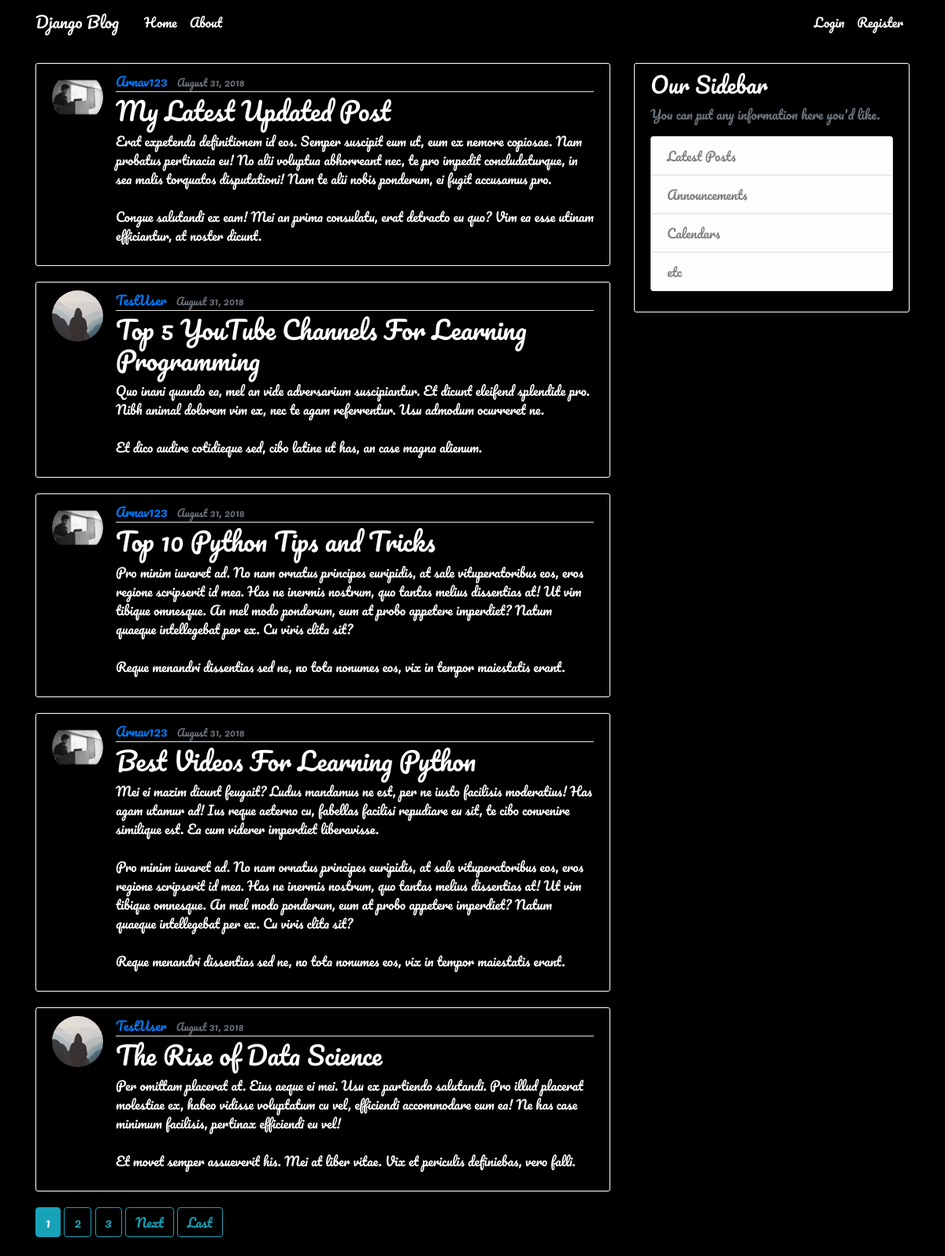
The page / on the database its author committed.
### blog/models.py (models this page shows, shortened)
class Post(models.Model):
    title = models.CharField(max_length=100)
    content = models.TextField()
    date_posted = models.DateTimeField(default=timezone.now)
    author = models.ForeignKey(User, on_delete=models.CASCADE)

### users/models.py (models this page shows, shortened)
class Profile(models.Model):
    user = models.OneToOneField(User, on_delete=models.CASCADE)
    image = models.ImageField(default='default.jpg', upload_to='profile_pics')

### blog/views.py (the view)
# urls.py: path('', PostListView.as_view(), name='blog-home'),
class PostListView(ListView):
    model = Post
    template_name = 'blog/home.html'  # <app>/<model>_<viewtype>.html
    context_object_name = 'posts'
    ordering = ['-date_posted']
    paginate_by = 5

### blog/templates/blog/home.html (shortened to what this page needs)
{% extends "blog/base.html" %}
{% block content %}
    {% for post in posts %}
        <article class="media content-section">
          <img class="rounded-circle article-img" src="{{ post.author.profile.image.url }}">
          <div class="media-body">
            <div class="article-metadata">
              <a class="mr-2" href="{% url 'user-posts' post.author.username %}">{{ post.author }}</a>
              <small class="text-muted">{{ post.date_posted|date:"F d, Y" }}</small>
            </div>
            <h2><a class="article-title" href="{% url 'post-detail' post.id %}">{{ post.title }}</a></h2>
            <p class="article-content">{{ post.content }}</p>
          </div>
        </article>
    {% endfor %}
    {% if is_paginated %}
      {% for num in page_obj.paginator.page_range %}
        {% if page_obj.number == num %}
          <a class="btn btn-info mb-4" href="?page={{ num }}">{{ num }}</a>
        {% elif num > page_obj.number|add:'-3' and num < page_obj.number|add:'3' %}
          <a class="btn btn-outline-info mb-4" href="?page={{ num }}">{{ num }}</a>
        {% endif %}
      {% endfor %}
      {% if page_obj.has_next %}
        <a class="btn btn-outline-info mb-4" href="?page={{ page_obj.next_page_number }}">Next</a>
        <a class="btn btn-outline-info mb-4" href="?page={{ page_obj.paginator.num_pages }}">Last</a>
      {% endif %}
    {% endif %}
{% endblock content %}

### blog/templates/blog/base.html (shortened to what this page needs)
{% load static %}
<!DOCTYPE html>
<html>
<head>
    <link rel="stylesheet" href="https://maxcdn.bootstrapcdn.com/bootstrap/4.0.0/css/bootstrap.min.css">
    <link rel="stylesheet" type="text/css" href="{% static 'blog/main.css' %}">
</head>
<body>
    <header class="site-header">
      <nav class="navbar navbar-expand-md navbar-dark bg-steel fixed-top">
        <div class="container">
          <a class="navbar-brand mr-4" href="{% url 'blog-home' %}">Django Blog</a>
          <div class="collapse navbar-collapse" id="navbarToggle">
            <div class="navbar-nav mr-auto">
              <a class="nav-item nav-link" href="{% url 'blog-home' %}">Home</a>
              <a class="nav-item nav-link" href="{% url 'blog-about' %}">About</a>
            </div>
            <div class="navbar-nav">
              {% if user.is_authenticated %}
                <a class="nav-item nav-link" href="{% url 'post-create' %}">New Post</a>
                <a class="nav-item nav-link" href="{% url 'profile' %}">Profile</a>
                <a class="nav-item nav-link" href="{% url 'logout' %}">Logout</a>
              {% else %}
                <a class="nav-item nav-link" href="{% url 'login' %}">Login</a>
                <a class="nav-item nav-link" href="{% url 'register' %}">Register</a>
              {% endif %}
            </div>
          </div>
        </div>
      </nav>
    </header>
    <main role="main" class="container">
      <div class="row">
        <div class="col-md-8">
          {% block content %}{% endblock %}
        </div>
        <div class="col-md-4">
          <div class="content-section">
            <h3>Our Sidebar</h3>
            <p class='text-muted'>You can put any information here you'd like.
              <ul class="list-group">
                <li class="list-group-item list-group-item-light">Latest Posts</li>
                <li class="list-group-item list-group-item-light">Announcements</li>
                <li class="list-group-item list-group-item-light">Calendars</li>
                <li class="list-group-item list-group-item-light">etc</li>
              </ul>
            </p>
          </div>
        </div>
      </div>
    </main>
</body>
</html>

### blog/static/blog/main.css (style rules this page uses)
body { background: #000000; color: #ffffff; margin-top: 5rem; font-family: 'Pacifico', cursive; }
h1, h2, h3, h4, h5, h6 { color: #ffffff; font-family: 'Pacifico', cursive; color: #ffffff; }
ul { margin: 0; font-family: 'Pacifico', cursive; }
.bg-steel { background-color: #000000; font-family: 'Pacifico', cursive; }
.site-header .navbar-nav .nav-link { color: #ffffff; font-family: 'Pacifico', cursive; }
.content-section { background: #000000; padding: 10px 20px; border: 1px solid #ffffff; border-radius: 3px; margin-bottom: 20px; font-family: 'Pacifico', cursive; }
.article-title { color: #ffffff; font-family: 'Pacifico', cursive; }
.article-content { white-space: pre-line; font-family: 'Pacifico', cursive; }
.article-img { height: 65px; width: 65px; margin-right: 16px; font-family: 'Pacifico', cursive; }
.article-metadata { padding-bottom: 1px; margin-bottom: 4px; border-bottom: 1px solid #e3e3e3; font-family: 'Pacifico', cursive; }

### rows shown on the page
Post: author.profile.image (picture), author "Arnav123", date_posted "August 31, 2018", title "My Latest Updated Post", content "Erat expetenda definitionem id eos. Semper suscipit eum ut, eum ex nemore copiosae. Nam probatus pertinacia eu! No alii voluptua abhorreant nec, te pro impedit concludaturque, in sea malis torquatos disputationi! Nam te alii nobis ponderum, ei fugit accusamus pro. Congue salutandi ex eam! Mei an prima consulatu, erat detracto eu quo? Vim ea esse utinam efficiantur, at noster dicunt."
Post: author.profile.image (placeholder picture), author "TestUser", date_posted "August 31, 2018", title "Top 5 YouTube Channels For Learning Programming", content "Quo inani quando ea, mel an vide adversarium suscipiantur. Et dicunt eleifend splendide pro. Nibh animal dolorem vim ex, nec te agam referrentur. Usu admodum ocurreret ne. Et dico audire cotidieque sed, cibo latine ut has, an case magna alienum."
Post: author.profile.image (picture), author "Arnav123", date_posted "August 31, 2018", title "Top 10 Python Tips and Tricks", content "Pro minim iuvaret ad. No nam ornatus principes euripidis, at sale vituperatoribus eos, eros regione scripserit id mea. Has ne inermis nostrum, quo tantas melius dissentias at! Ut vim tibique omnesque. An mel modo ponderum, eum at probo appetere imperdiet? Natum quaeque intellegebat per ex. Cu viris clita sit? Reque menandri dissentias sed ne, no tota nonumes eos, vix in tempor maiestatis erant."
Post: author.profile.image (picture), author "Arnav123", date_posted "August 31, 2018", title "Best Videos For Learning Python", content "Mei ei mazim dicunt feugait? Ludus mandamus ne est, per ne iusto facilisis moderatius! Has agam utamur ad! Ius reque aeterno cu, fabellas facilisi repudiare eu sit, te cibo convenire similique est. Ea cum viderer imperdiet liberavisse. Pro minim iuvaret ad. No nam ornatus principes euripidis, at sale vituperatoribus eos, eros regione scripserit id mea. Has ne inermis nostrum, quo tantas melius dissentias at! Ut vim tibique omnesque. An mel modo ponderum, eum at probo appetere imperdiet? Natum quaeque intellegebat per ex. Cu viris clita sit? Reque menandri dissentias sed ne, no tota nonumes eos, vix in tempor maiestatis erant."
Post: author.profile.image (placeholder picture), author "TestUser", date_posted "August 31, 2018", title "The Rise of Data Science", content "Per omittam placerat at. Eius aeque ei mei. Usu ex partiendo salutandi. Pro illud placerat molestiae ex, habeo vidisse voluptatum cu vel, efficiendi accommodare eum ea! Ne has case minimum facilisis, pertinax efficiendi eu vel! Et movet semper assueverit his. Mei at liber vitae. Vix et periculis definiebas, vero falli."

### other values the page prints
{{ num }} "1"
{{ num }} "2" "3"
